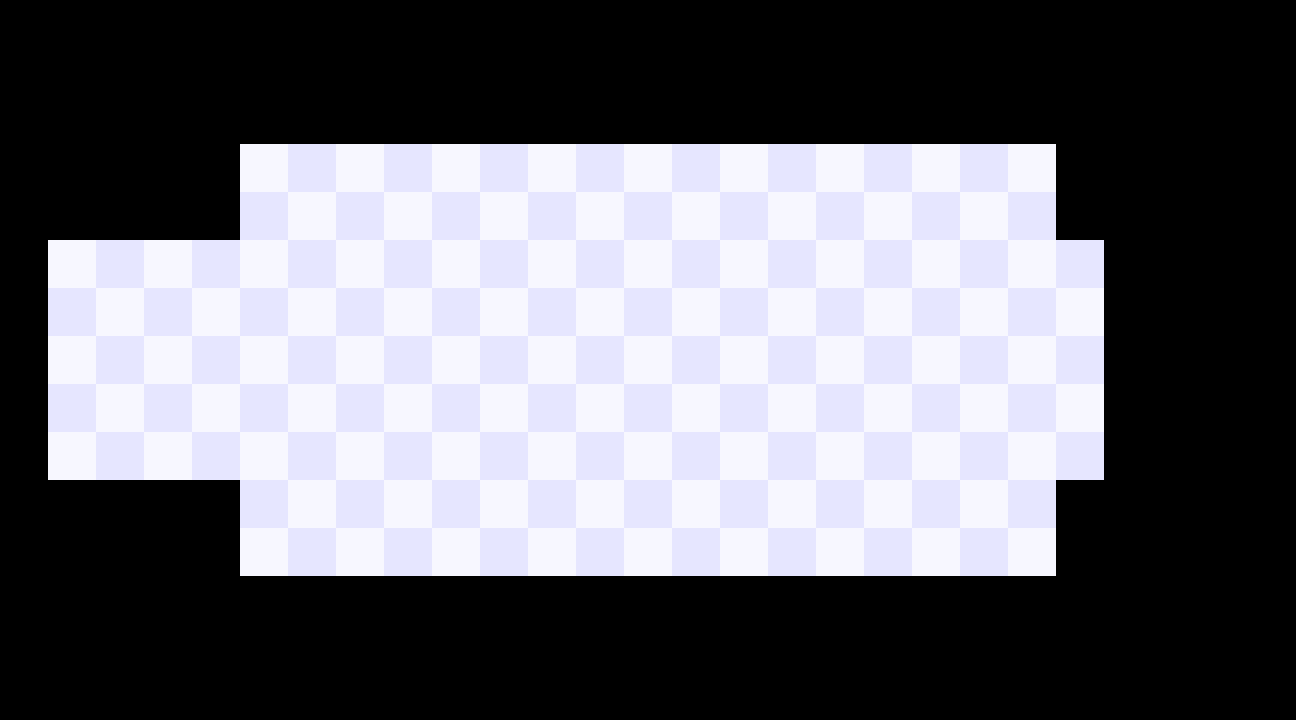

Rendered tile map (Tiled .tmx) drawn with the repository's tilesets; below, a short description and the full map source, tile grids included:
An orthogonal 27x15 tile map with 48x48 px tiles, 1 tile layer (Floor), 6 hidden layers not drawn and 1 object.

<map version="1.10" tiledversion="1.10.2" orientation="orthogonal" renderorder="right-down" width="27" height="15" tilewidth="48" tileheight="48" infinite="0" nextlayerid="9" nextobjectid="2">
 <tileset firstgid="1" source="tileset.tsx" />
 <layer id="1" name="Walls" width="27" height="15" visible="0">
  <data encoding="csv">
0,0,0,0,0,0,0,0,0,0,0,0,0,0,0,0,0,0,0,0,0,0,0,0,0,0,0,
0,0,0,0,0,0,0,0,0,0,0,0,0,0,0,0,0,0,0,0,0,0,0,0,0,0,0,
0,0,0,0,6,6,6,6,6,6,6,6,6,6,6,6,6,6,6,6,6,6,6,0,0,0,0,
0,0,0,0,6,0,0,0,0,0,0,0,0,0,0,0,0,0,0,0,0,0,6,0,0,0,0,
6,6,6,6,6,0,0,0,0,0,0,0,0,0,0,0,0,0,0,0,0,0,6,6,6,6,6,
6,0,0,0,0,0,0,0,0,0,0,0,0,0,0,0,0,0,0,0,0,0,0,0,0,0,6,
6,0,0,0,0,0,0,0,0,0,0,0,0,0,0,0,0,0,0,0,0,0,0,0,0,0,6,
6,0,0,0,0,0,0,0,0,0,0,0,0,0,0,0,0,0,0,0,0,0,0,0,0,0,6,
6,0,0,0,0,0,0,0,0,0,0,0,0,0,0,0,0,0,0,0,0,0,0,0,0,0,6,
6,0,0,0,0,0,0,0,0,0,0,0,0,0,0,0,0,0,0,0,0,0,0,0,0,0,6,
6,6,6,6,1073741830,0,0,0,0,0,0,0,0,0,0,0,0,0,0,0,0,0,6,6,6,6,6,
0,0,0,0,1073741830,0,0,0,0,0,0,0,0,0,0,0,0,0,0,0,0,0,6,0,0,0,0,
0,0,0,0,1073741830,1073741830,1073741830,1073741830,1073741830,1073741830,1073741830,1073741830,1073741830,1073741830,1073741830,1073741830,1073741830,1073741830,1073741830,1073741830,1073741830,1073741830,1073741830,0,0,0,0,
0,0,0,0,0,0,0,0,0,0,0,0,0,0,0,0,0,0,0,0,0,0,0,0,0,0,0,
0,0,0,0,0,0,0,0,0,0,0,0,0,0,0,0,0,0,0,0,0,0,0,0,0,0,0
</data>
 </layer>
 <layer id="2" name="Floor" width="27" height="15">
  <data encoding="csv">
0,0,0,0,0,0,0,0,0,0,0,0,0,0,0,0,0,0,0,0,0,0,0,0,0,0,0,
0,0,0,0,0,0,0,0,0,0,0,0,0,0,0,0,0,0,0,0,0,0,0,0,0,0,0,
0,0,0,0,0,0,0,0,0,0,0,0,0,0,0,0,0,0,0,0,0,0,0,0,0,0,0,
0,0,0,0,0,2,3,2,3,2,3,2,3,2,3,2,3,2,3,2,3,2,0,0,0,0,0,
0,0,0,0,0,3,2,3,2,3,2,3,2,3,2,3,2,3,2,3,2,3,0,0,0,0,0,
0,2,3,2,3,2,3,2,3,2,3,2,3,2,3,2,3,2,3,2,3,2,3,0,0,0,0,
0,2147483651,2147483650,2147483651,2147483650,3,2,3,2,3,2,3,2,3,2,3,2,3,2,3,2,3,2,0,0,0,0,
0,1073741826,1073741827,1073741826,1073741827,2,3,2,3,2,3,2,3,2,3,2,3,2,3,2,3,2,3,0,0,0,0,
0,2147483651,2147483650,2147483651,2147483650,3,2,3,2,3,2,3,2,3,2,3,2,3,2,3,2,3,2,0,0,0,0,
0,1073741826,1073741827,1073741826,1073741827,2,3,2,3,2,3,2,3,2,3,2,3,2,3,2,3,2,3,0,0,0,0,
0,0,0,0,0,3,2,3,2,3,2,3,2,3,2,3,2,3,2,3,2,3,0,0,0,0,0,
0,0,0,0,0,2,3,2,3,2,3,2,3,2,3,2,3,2,3,2,3,2,0,0,0,0,0,
0,0,0,0,0,0,0,0,0,0,0,0,0,0,0,0,0,0,0,0,0,0,0,0,0,0,0,
0,0,0,0,0,0,0,0,0,0,0,0,0,0,0,0,0,0,0,0,0,0,0,0,0,0,0,
0,0,0,0,0,0,0,0,0,0,0,0,0,0,0,0,0,0,0,0,0,0,0,0,0,0,0
</data>
 </layer>
 <layer id="3" name="Start" width="27" height="15" visible="0">
  <data encoding="csv">
0,0,0,0,0,0,0,0,0,0,0,0,0,0,0,0,0,0,0,0,0,0,0,0,0,0,0,
0,0,0,0,0,0,0,0,0,0,0,0,0,0,0,0,0,0,0,0,0,0,0,0,0,0,0,
0,0,0,0,0,0,0,0,0,0,0,0,0,0,0,0,0,0,0,0,0,0,0,0,0,0,0,
0,0,0,0,0,0,0,0,0,0,0,0,0,0,0,0,0,0,0,0,0,0,0,0,0,0,0,
0,0,0,0,0,0,0,0,0,0,0,0,0,0,0,0,0,0,0,0,0,0,0,0,0,0,0,
0,5,5,5,5,0,0,0,0,0,0,0,0,0,0,0,0,0,0,0,0,0,0,0,0,0,0,
0,5,5,5,5,0,0,0,0,0,0,0,0,0,0,0,0,0,0,0,0,0,0,0,0,0,0,
0,5,5,5,5,0,0,0,0,0,0,0,0,0,0,0,0,0,0,0,0,0,0,0,0,0,0,
0,5,5,5,5,0,0,0,0,0,0,0,0,0,0,0,0,0,0,0,0,0,0,0,0,0,0,
0,5,5,5,5,0,0,0,0,0,0,0,0,0,0,0,0,0,0,0,0,0,0,0,0,0,0,
0,0,0,0,0,0,0,0,0,0,0,0,0,0,0,0,0,0,0,0,0,0,0,0,0,0,0,
0,0,0,0,0,0,0,0,0,0,0,0,0,0,0,0,0,0,0,0,0,0,0,0,0,0,0,
0,0,0,0,0,0,0,0,0,0,0,0,0,0,0,0,0,0,0,0,0,0,0,0,0,0,0,
0,0,0,0,0,0,0,0,0,0,0,0,0,0,0,0,0,0,0,0,0,0,0,0,0,0,0,
0,0,0,0,0,0,0,0,0,0,0,0,0,0,0,0,0,0,0,0,0,0,0,0,0,0,0
</data>
 </layer>
 <layer id="4" name="End" width="27" height="15" visible="0">
  <data encoding="csv">
0,0,0,0,0,0,0,0,0,0,0,0,0,0,0,0,0,0,0,0,0,0,0,0,0,0,0,
0,0,0,0,0,0,0,0,0,0,0,0,0,0,0,0,0,0,0,0,0,0,0,0,0,0,0,
0,0,0,0,0,0,0,0,0,0,0,0,0,0,0,0,0,0,0,0,0,0,0,0,0,0,0,
0,0,0,0,0,0,0,0,0,0,0,0,0,0,0,0,0,0,0,0,0,0,0,0,0,0,0,
0,0,0,0,0,0,0,0,0,0,0,0,0,0,0,0,0,0,0,0,0,0,0,0,0,0,0,
0,0,0,0,0,0,0,0,0,0,0,0,0,0,0,0,0,0,0,0,0,0,1,1,1,1,0,
0,0,0,0,0,0,0,0,0,0,0,0,0,0,0,0,0,0,0,0,0,0,1,1,1,1,0,
0,0,0,0,0,0,0,0,0,0,0,0,0,0,0,0,0,0,0,0,0,0,1,1,1,1,0,
0,0,0,0,0,0,0,0,0,0,0,0,0,0,0,0,0,0,0,0,0,0,1,1,1,1,0,
0,0,0,0,0,0,0,0,0,0,0,0,0,0,0,0,0,0,0,0,0,0,1,1,1,1,0,
0,0,0,0,0,0,0,0,0,0,0,0,0,0,0,0,0,0,0,0,0,0,0,0,0,0,0,
0,0,0,0,0,0,0,0,0,0,0,0,0,0,0,0,0,0,0,0,0,0,0,0,0,0,0,
0,0,0,0,0,0,0,0,0,0,0,0,0,0,0,0,0,0,0,0,0,0,0,0,0,0,0,
0,0,0,0,0,0,0,0,0,0,0,0,0,0,0,0,0,0,0,0,0,0,0,0,0,0,0,
0,0,0,0,0,0,0,0,0,0,0,0,0,0,0,0,0,0,0,0,0,0,0,0,0,0,0
</data>
 </layer>
 <layer id="5" name="Blue_Balls" width="27" height="15" visible="0">
  <data encoding="csv">
0,0,0,0,0,0,0,0,0,0,0,0,0,0,0,0,0,0,0,0,0,0,0,0,0,0,0,
0,0,0,0,0,0,0,0,0,0,0,0,0,0,0,0,0,0,0,0,0,0,0,0,0,0,0,
0,0,0,0,0,0,0,0,0,0,0,0,0,0,0,0,0,0,0,0,0,0,0,0,0,0,0,
0,0,0,0,0,0,0,0,0,0,0,0,0,0,0,0,0,0,0,0,0,0,0,0,0,0,0,
0,0,0,0,0,0,0,0,0,0,0,0,0,0,0,0,0,0,0,0,0,0,0,0,0,0,0,
0,0,0,0,0,0,0,0,0,0,0,0,0,0,0,0,0,0,0,0,0,0,0,0,0,0,0,
0,0,0,0,0,0,0,0,0,0,0,0,0,0,0,0,0,0,0,0,0,0,0,0,0,0,0,
0,0,0,0,0,0,0,0,0,0,0,0,0,0,0,0,0,0,0,0,0,0,0,0,0,0,0,
0,0,0,0,0,0,0,0,0,0,0,0,0,0,0,0,0,0,0,0,0,0,0,0,0,0,0,
0,0,0,0,0,0,0,0,0,0,0,0,0,0,0,0,0,0,0,0,0,0,0,0,0,0,0,
0,0,0,0,0,0,0,0,0,0,0,0,0,0,0,0,0,0,0,0,0,0,0,0,0,0,0,
0,0,0,0,0,0,0,0,0,0,0,0,0,0,0,0,0,0,0,0,0,0,0,0,0,0,0,
0,0,0,0,0,0,0,0,0,0,0,0,0,0,0,0,0,0,0,0,0,0,0,0,0,0,0,
0,0,0,0,0,0,0,0,0,0,0,0,0,0,0,0,0,0,0,0,0,0,0,0,0,0,0,
0,0,0,0,0,0,0,0,0,0,0,0,0,0,0,0,0,0,0,0,0,0,0,0,0,0,0
</data>
 </layer>
 <layer id="6" name="Red_Balls" width="27" height="15" visible="0">
  <data encoding="csv">
0,0,0,0,0,0,0,0,0,0,0,0,0,0,0,0,0,0,0,0,0,0,0,0,0,0,0,
0,0,0,0,0,0,0,0,0,0,0,0,0,0,0,0,0,0,0,0,0,0,0,0,0,0,0,
0,0,0,0,0,0,0,0,0,0,0,0,0,0,0,0,0,0,0,0,0,0,0,0,0,0,0,
0,0,0,0,0,0,0,0,0,0,0,0,0,0,0,0,0,0,0,0,0,0,0,0,0,0,0,
0,0,0,0,0,0,0,0,0,0,0,0,0,0,0,0,0,0,0,0,0,0,0,0,0,0,0,
0,0,0,0,0,0,0,0,0,0,0,0,0,0,0,0,0,0,0,0,0,0,0,0,0,0,0,
0,0,0,0,0,0,0,0,0,0,0,0,0,0,0,0,0,0,0,0,0,0,0,0,0,0,0,
0,0,0,0,0,8,8,8,8,8,8,8,8,8,8,8,8,8,8,8,8,8,0,0,0,0,0,
0,0,0,0,0,0,0,0,0,0,0,0,0,0,0,0,0,0,0,0,0,0,0,0,0,0,0,
0,0,0,0,0,0,0,0,0,0,0,0,0,0,0,0,0,0,0,0,0,0,0,0,0,0,0,
0,0,0,0,0,0,0,0,0,0,0,0,0,0,0,0,0,0,0,0,0,0,0,0,0,0,0,
0,0,0,0,0,0,0,0,0,0,0,0,0,0,0,0,0,0,0,0,0,0,0,0,0,0,0,
0,0,0,0,0,0,0,0,0,0,0,0,0,0,0,0,0,0,0,0,0,0,0,0,0,0,0,
0,0,0,0,0,0,0,0,0,0,0,0,0,0,0,0,0,0,0,0,0,0,0,0,0,0,0,
0,0,0,0,0,0,0,0,0,0,0,0,0,0,0,0,0,0,0,0,0,0,0,0,0,0,0
</data>
 </layer>
 <layer id="7" name="Player" width="27" height="15" visible="0">
  <data encoding="csv">
0,0,0,0,0,0,0,0,0,0,0,0,0,0,0,0,0,0,0,0,0,0,0,0,0,0,0,
0,0,0,0,0,0,0,0,0,0,0,0,0,0,0,0,0,0,0,0,0,0,0,0,0,0,0,
0,0,0,0,0,0,0,0,0,0,0,0,0,0,0,0,0,0,0,0,0,0,0,0,0,0,0,
0,0,0,0,0,0,0,0,0,0,0,0,0,0,0,0,0,0,0,0,0,0,0,0,0,0,0,
0,0,0,0,0,0,0,0,0,0,0,0,0,0,0,0,0,0,0,0,0,0,0,0,0,0,0,
0,0,0,0,0,0,0,0,0,0,0,0,0,0,0,0,0,0,0,0,0,0,0,0,0,0,0,
0,0,0,0,0,0,0,0,0,0,0,0,0,0,0,0,0,0,0,0,0,0,0,0,0,0,0,
0,0,4,0,0,0,0,0,0,0,0,0,0,0,0,0,0,0,0,0,0,0,0,0,0,0,0,
0,0,0,0,0,0,0,0,0,0,0,0,0,0,0,0,0,0,0,0,0,0,0,0,0,0,0,
0,0,0,0,0,0,0,0,0,0,0,0,0,0,0,0,0,0,0,0,0,0,0,0,0,0,0,
0,0,0,0,0,0,0,0,0,0,0,0,0,0,0,0,0,0,0,0,0,0,0,0,0,0,0,
0,0,0,0,0,0,0,0,0,0,0,0,0,0,0,0,0,0,0,0,0,0,0,0,0,0,0,
0,0,0,0,0,0,0,0,0,0,0,0,0,0,0,0,0,0,0,0,0,0,0,0,0,0,0,
0,0,0,0,0,0,0,0,0,0,0,0,0,0,0,0,0,0,0,0,0,0,0,0,0,0,0,
0,0,0,0,0,0,0,0,0,0,0,0,0,0,0,0,0,0,0,0,0,0,0,0,0,0,0
</data>
 </layer>
 <objectgroup id="8" name="Coins">
  <object id="1" gid="9" x="598.707" y="385.308" width="48" height="48" />
 </objectgroup>
</map>
